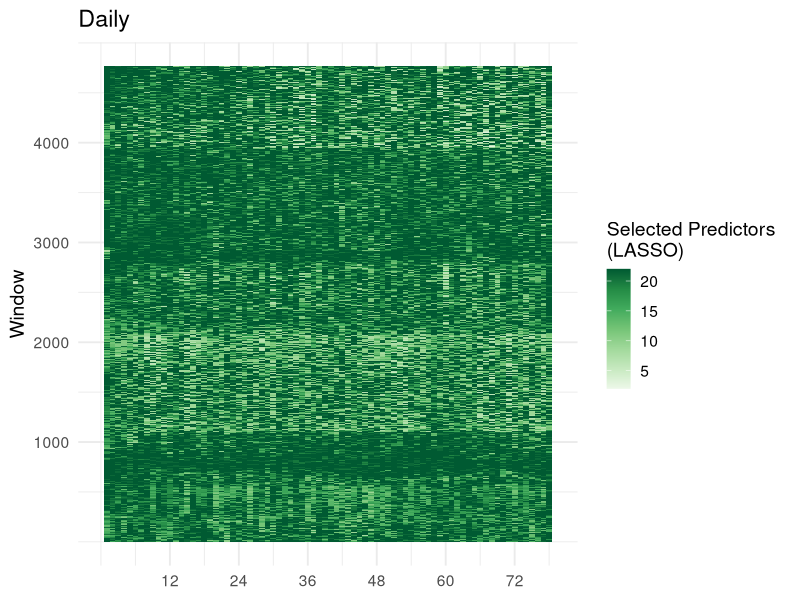
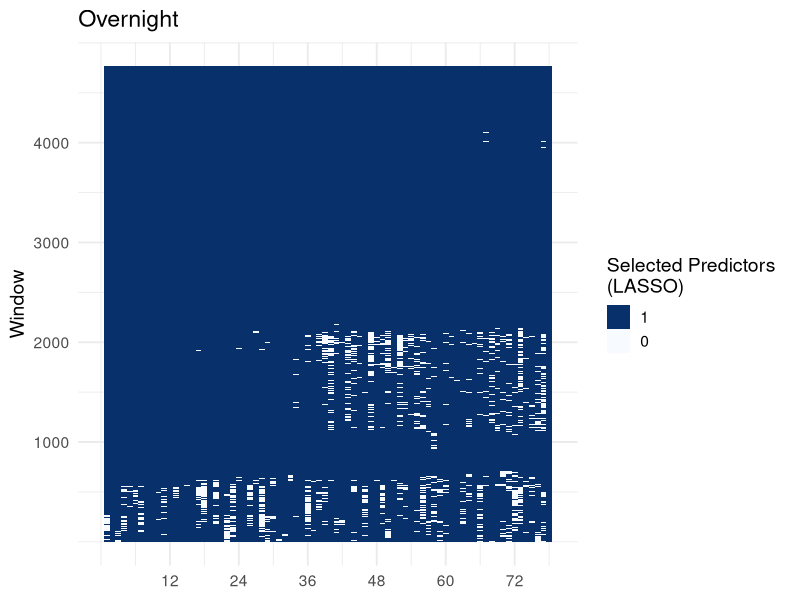
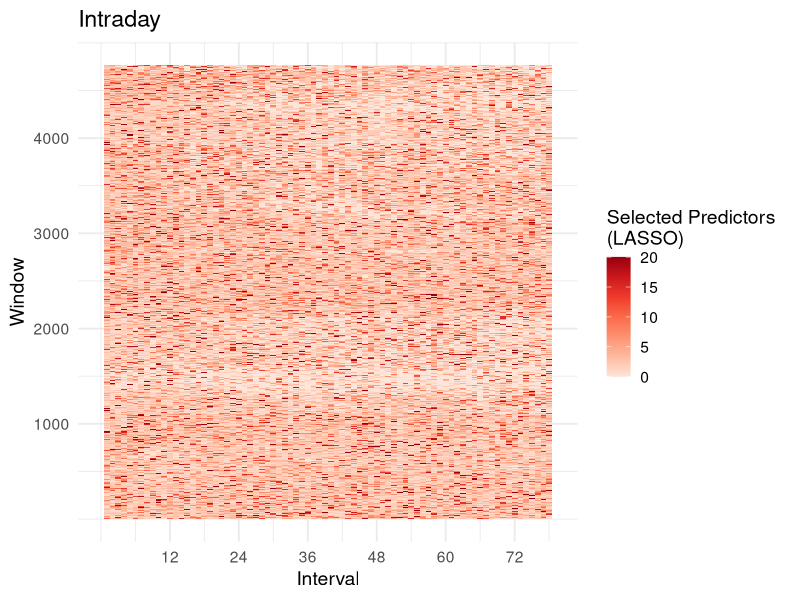
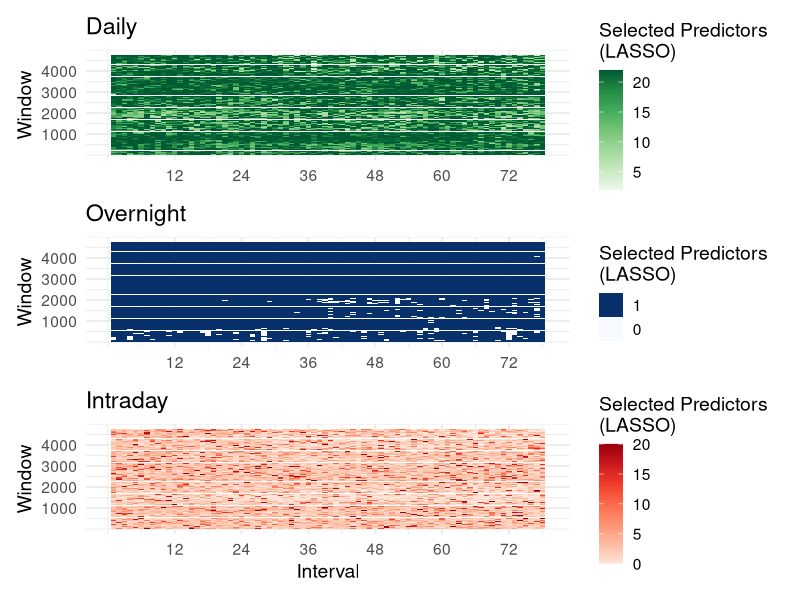

Source code (R) for these figures, in order:
## ---- chunk 1
library(dplyr)
library(readr)

component_1 <- read_csv("component_1.csv")

#glimpse(component_1)

component_2 <- read_csv("component_2.csv")

#glimpse(component_2)

component_3 <- read_csv("component_3.csv")

#glimpse(component_3)
## ---- chunk 2
library(tidyr)

DF_1 <- component_1 |>
  rename_with(~ as.character(seq_along(.)), everything()) |>
  mutate(row = row_number())  |>
  pivot_longer(
    cols = -row,                  
    names_to = "column",          
    values_to = "selected_predictors"              
  ) |>
  mutate(column = as.numeric(column))

#View(DF_1)

DF_2 <- component_2 |>
  rename_with(~ as.character(seq_along(.)), everything()) |>
  mutate(row = row_number())  |>
  pivot_longer(
    cols = -row,                  
    names_to = "column",          
    values_to = "selected_predictors"              
  ) |>
  mutate(column = as.numeric(column))

#View(DF_2)

DF_3 <- component_3 |>
  rename_with(~ as.character(seq_along(.)), everything()) |>
  mutate(row = row_number())  |>
  pivot_longer(
    cols = -row,                  
    names_to = "column",          
    values_to = "selected_predictors"              
  ) |>
  mutate(column = as.numeric(column))

#View(DF_3)
## ---- chunk 3
library(ggplot2)

p_1 <- DF_1 |>
  ggplot(aes(x = column, y = row, fill = selected_predictors)) +
  geom_tile() +
  scale_x_continuous(limits = c(0, 79), breaks = c(12, 24, 36, 48, 60, 72)) +
  scale_y_continuous(limits = c(0, 4767), breaks= c(1000, 2000, 3000, 4000)) +
  scale_fill_distiller(palette = "Greens", direction = 1) +
  theme_minimal(base_size = 14) +
  labs(title = "Daily", x = NULL, y = "Window", fill = "Selected Predictors \n(LASSO)") 

p_1
## ---- chunk 4
p_2 <- DF_2 |>
  ggplot(aes(x = column, y = row, fill = factor(selected_predictors, levels = c(1, 0)))) +
  geom_tile() +
  scale_x_continuous(limits = c(0, 79), breaks = c(12, 24, 36, 48, 60, 72)) +
  scale_y_continuous(limits = c(0, 4767), breaks= c(1000, 2000, 3000, 4000)) +
  scale_fill_manual(values = c("1" = "#08306B", "0" = "#F7FBFF"), name = "Selected Predictors \n(LASSO)") +
  theme_minimal(base_size = 14) +
  labs(title = "Overnight", x = NULL, y = "Window") 

p_2
## ---- chunk 5
p_3 <- DF_3 |>
  ggplot(aes(x = column, y = row, fill = selected_predictors)) +
  geom_tile() +
  scale_x_continuous(limits = c(0, 79), breaks = c(12, 24, 36, 48, 60, 72)) +
  scale_y_continuous(limits = c(0, 4767), breaks= c(1000, 2000, 3000, 4000)) +
  scale_fill_distiller(palette = "Reds", direction = 1) +
  theme_minimal(base_size = 14) +
  labs(title = "Intraday", x = "Interval", y = "Window", fill = "Selected Predictors \n(LASSO)") 

p_3
## ---- chunk 6
library(patchwork)

combined_plot <- (p_1 / p_2 / p_3)
combined_plot
